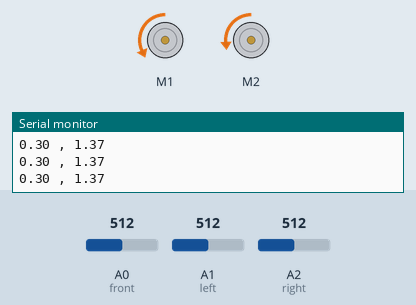
Recording of a sketch running on a simulated Arduino Uno, built with avr-gcc and run on an emulated ATmega328P. On the bench: 2 × DC motor (green arrow = forward, orange = backward, longer = faster), the last lines printed to the serial monitor. Inputs (shaded band) come from the test bench; at power-on: A0 (front) = 512, A1 (left) = 512, A2 (right) = 512.

Above: at 1.2 s.
1.3 s: A0 (front) set to 716
At 2.2 s:
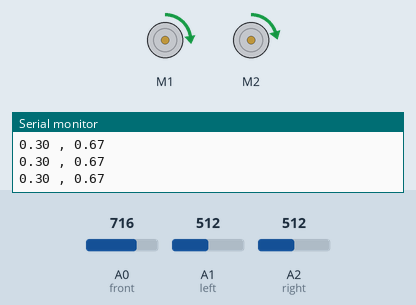
2.8 s: A1 (left) set to 716
At 4.0 s:
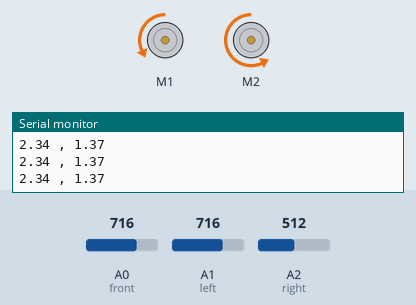
4.3 s: A2 (right) set to 716
At 5.2 s:
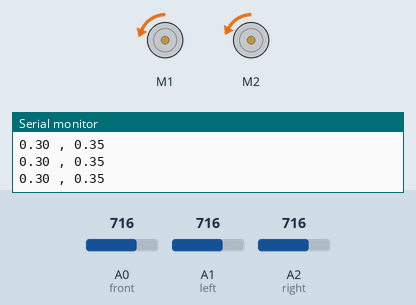
5.8 s: A0 (front) set to 900
At 6.4 s:
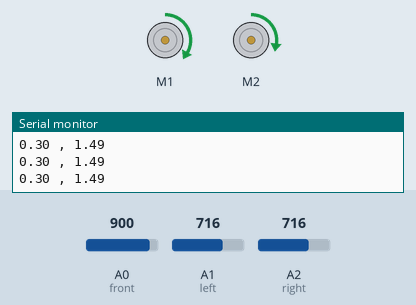
7.3 s: A1 (left) set to 900
At 8.5 s:
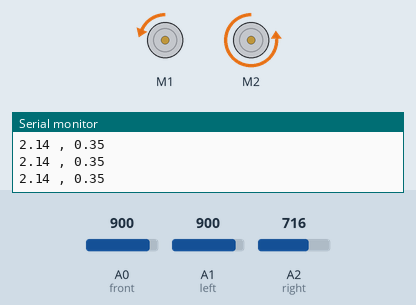
8.8 s: A2 (right) set to 900
At 9.9 s:
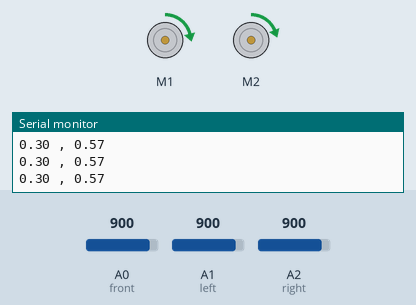
Timing chart, 0 to 11.3 s (numbered marks = the images above; inputs shaded):
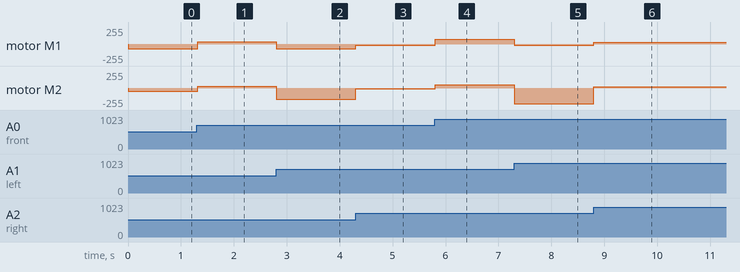

The sketch:

LightMoveProportional.ino
```cpp
const int front = A0;
const int left = A1;
const int right = A2;
int x = 0;
int y = 0;
float xmult = 0;
float ymult = 0;

const int threshold = 5;
const int m = 100;
const int dspeed = 50;
const int xcal = 10;
const int ycal = -10;

#include <Wire.h>
#include <Adafruit_MotorShield.h>
#include "utility/Adafruit_MS_PWMServoDriver.h"
//includes the motorshielf required libraies
Adafruit_MotorShield AFMS = Adafruit_MotorShield();
//Creates the motrshield object


Adafruit_DCMotor *leftMotor = AFMS.getMotor(1);
Adafruit_DCMotor *rightMotor = AFMS.getMotor(2);
//Creates motor objects, parameter is the port it is connected to (M1 = 1, M2 = 2, M3 = 3, M4 = 4)


void setup() {
  // put your setup code here, to run once:
   AFMS.begin();
  leftMotor->setSpeed(50);
  rightMotor->setSpeed(50);
  Serial.begin(9600);
}

void loop() {
  // put your main code here, to run repeatedly:
  y = analogRead(front) - analogRead(left) + analogRead(right)/2 + ycal -383;
  x = analogRead(left) - analogRead(right) + xcal +20;
  //positive y = forward, positive x = left
  if(abs(x) > threshold or abs(y) > threshold){
    xmult = float(abs(x))/100.0;
    ymult = float(abs(y))/ 100.0;

    if(x < 0){
      rightMotor->setSpeed(dspeed * ymult);
      leftMotor->setSpeed(dspeed * ymult * (1-xmult));
    } else {
      rightMotor->setSpeed(dspeed * ymult * (1 - xmult));
      leftMotor->setSpeed(dspeed * ymult);
    }

    if(y > 0){
      leftMotor->run(FORWARD);
      rightMotor->run(FORWARD);
    } else {
      leftMotor->run(BACKWARD);
      rightMotor->run(BACKWARD);
    }
  } else {
    leftMotor->run(RELEASE);
    rightMotor->run(RELEASE);
  }
  Serial.print(xmult);
  Serial.print(" , ");
  Serial.println(ymult);
}
```

Measured:
- after the input at 1.3 s, motor M1: backward 68/255 → forward 33/255 at once; motor M2: backward 47/255 → forward 23/255 at once
- after the input at 2.8 s, motor M1: forward 33/255 → backward 68/255 at once; motor M2: forward 23/255 → backward 165/255 at once
- after the input at 4.3 s, motor M1: backward 68/255 → backward 17/255 at once; motor M2: backward 165/255 → backward 12/255 at once
- after the input at 5.8 s, motor M1: backward 17/255 → forward 74/255 at once; motor M2: backward 12/255 → forward 52/255 at once
- after the input at 7.3 s, motor M1: forward 74/255 → backward 17/255 at once; motor M2: forward 52/255 → backward 237/255 at once
- after the input at 8.8 s, motor M1: backward 17/255 → forward 28/255 at once; motor M2: backward 237/255 → forward 19/255 at once
